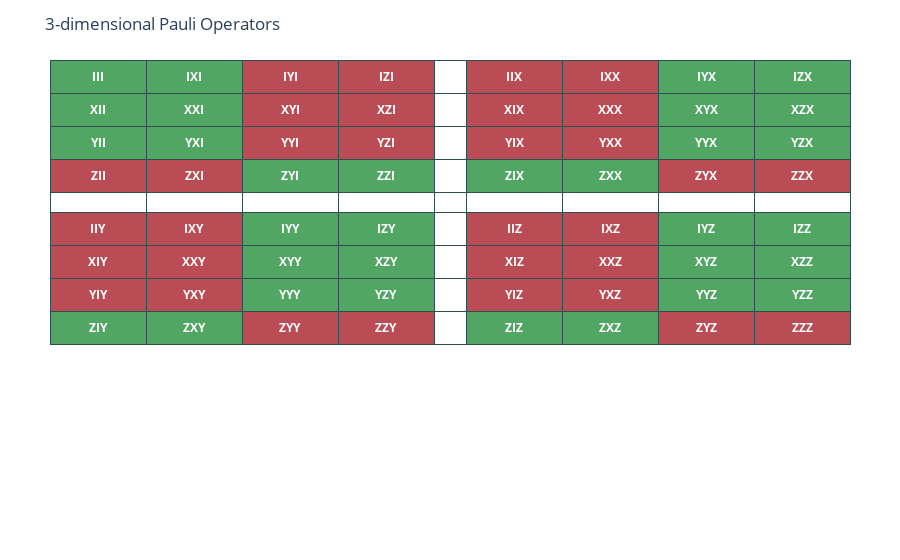

Notebook code for this chart:
### Code cell
draw_3dim_paulis(paulis_set_ex_210)

### Figure 1 — Plotly figure (JSON) as saved in the notebook; plotly's stock layout.template omitted (floating-point values rounded to 4 significant figures)
{"data": [{"cells": {"align": ["center"], "fill": {"color": [["#51A664", "#51A664", "#BA4C55", "white", "#BA4C55", "#BA4C55", "#BA4C55", "#51A664"], ["#51A664", "#51A664", "#BA4C55", "white", "#BA4C55", "#BA4C55", "#BA4C55", "#51A664"], ["#BA4C55", "#BA4C55", "#51A664", "white", "#51A664", "#51A664", "#51A664", "#BA4C55"], ["#BA4C55", "#BA4C55", "#51A664", "white", "#51A664", "#51A664", "#51A664", "#BA4C55"], ["white", "white", "white", "white", "white", "white", "white", "white"], ["#BA4C55", "#BA4C55", "#51A664", "white", "#BA4C55", "#BA4C55", "#BA4C55", "#51A664"], ["#BA4C55", "#BA4C55", "#51A664", "white", "#BA4C55", "#BA4C55", "#BA4C55", "#51A664"], ["#51A664", "#51A664", "#BA4C55", "white", "#51A664", "#51A664", "#51A664", "#BA4C55"], ["#51A664", "#51A664", "#BA4C55", "white", "#51A664", "#51A664", "#51A664", "#BA4C55"]]}, "font": {"color": "white", "size": 12}, "line": {"color": ["darkslategray"]}, "values": [["<b>XII</b>", "<b>YII</b>", "<b>ZII</b>", "<b></b>", "<b>IIY</b>", "<b>XIY</b>", "<b>YIY</b>", "<b>ZIY</b>"], ["<b>XXI</b>", "<b>YXI</b>", "<b>ZXI</b>", "<b></b>", "<b>IXY</b>", "<b>XXY</b>", "<b>YXY</b>", "<b>ZXY</b>"], ["<b>XYI</b>", "<b>YYI</b>", "<b>ZYI</b>", "<b></b>", "<b>IYY</b>", "<b>XYY</b>", "<b>YYY</b>", "<b>ZYY</b>"], ["<b>XZI</b>", "<b>YZI</b>", "<b>ZZI</b>", "<b></b>", "<b>IZY</b>", "<b>XZY</b>", "<b>YZY</b>", "<b>ZZY</b>"], ["<b></b>", "<b></b>", "<b></b>", "<b></b>", "<b></b>", "<b></b>", "<b></b>", "<b></b>"], ["<b>XIX</b>", "<b>YIX</b>", "<b>ZIX</b>", "<b></b>", "<b>IIZ</b>", "<b>XIZ</b>", "<b>YIZ</b>", "<b>ZIZ</b>"], ["<b>XXX</b>", "<b>YXX</b>", "<b>ZXX</b>", "<b></b>", "<b>IXZ</b>", "<b>XXZ</b>", "<b>YXZ</b>", "<b>ZXZ</b>"], ["<b>XYX</b>", "<b>YYX</b>", "<b>ZYX</b>", "<b></b>", "<b>IYZ</b>", "<b>XYZ</b>", "<b>YYZ</b>", "<b>ZYZ</b>"], ["<b>XZX</b>", "<b>YZX</b>", "<b>ZZX</b>", "<b></b>", "<b>IZZ</b>", "<b>XZZ</b>", "<b>YZZ</b>", "<b>ZZZ</b>"]]}, "columnwidth": [3, 3, 3, 3, 1, 3, 3, 3, 3], "header": {"align": ["center"], "fill": {"color": ["#51A664", "#51A664", "#BA4C55", "#BA4C55", "white", "#BA4C55", "#BA4C55", "#51A664", "#51A664"]}, "font": {"color": "white", "size": 12}, "line": {"color": "darkslategray"}, "values": ["<b>III</b>", "<b>IXI</b>", "<b>IYI</b>", "<b>IZI</b>", "<b></b>", "<b>IIX</b>", "<b>IXX</b>", "<b>IYX</b>", "<b>IZX</b>"]}, "type": "table"}], "layout": {"margin": {"b": 50, "l": 50, "r": 50, "t": 60}, "showlegend": false, "title": {"text": "3-dimensional Pauli Operators"}}}
